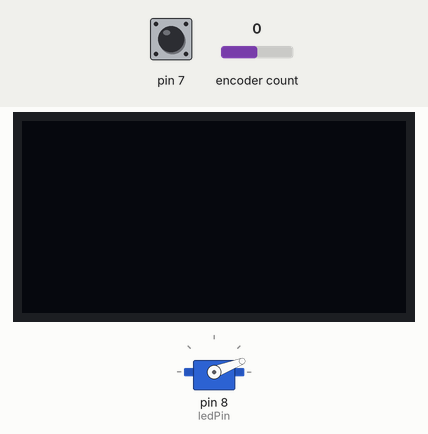
The sketch below on a simulated Arduino Uno, built with avr-gcc and run on an emulated ATmega328P. Parts: 128×64 one-colour display, servo. Wiring (inferred from the names in the program): servo: signal pin 8. Inputs (shaded band) come from the test bench; at power-on: encoder count 0, pin 7 HIGH. Servo pulses on a pin are drawn as a servo (544–2400 µs = 0–180°).

Above: at 1.2 s.
1.3 s: encoder count set to 1
At 1.55 s:
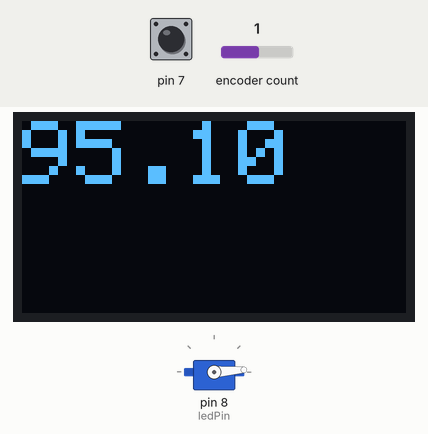
3.5 s: encoder count set to 2
At 4.01 s:
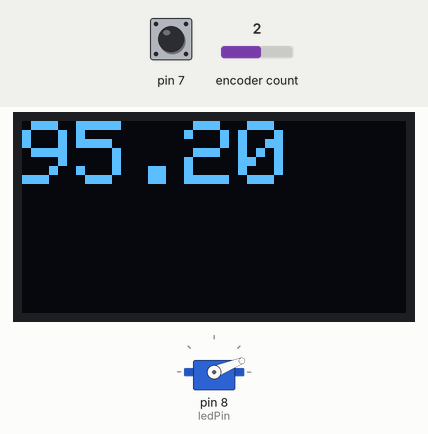
5.0 s: pin 7 pulled LOW for 0.15 s
5.7 s: encoder count set to 3
At 6.91 s:
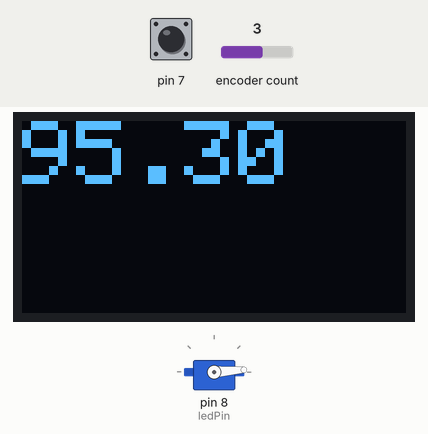
7.2 s: pin 7 pulled LOW for 1 s
Timing chart, 0 to 9.8 s (numbered marks = the images above; inputs shaded):
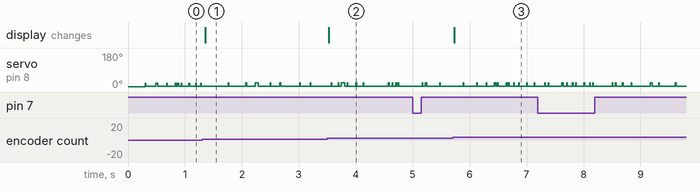

Measured:
- after the input at 1.3 s, the display: changes after 0.06 s (image 1)
- after the input at 3.5 s, the display: changes at once (image 2)
- after the input at 5.7 s, the display: changes at once (image 3)

The sketch:

sketch_mar10b.ino
```cpp
#include <Servo.h>
#include <SPI.h>
#include <Wire.h>
#include <Adafruit_GFX.h>
#include <Adafruit_SSD1306.h>
#include <Adafruit_I2CDevice.h>
#include <GyverEncoder.h>

#define SCREEN_WIDTH 128 // OLED display width, in pixels
#define SCREEN_HEIGHT 64 // OLED display height, in pixels

// Declaration for an SSD1306 display connected to I2C (SDA, SCL pins)
#define OLED_RESET     4 // Reset pin # (or -1 if sharing Arduino reset pin)
Adafruit_SSD1306 display(SCREEN_WIDTH, SCREEN_HEIGHT, &Wire, OLED_RESET);

Encoder encoder(5, 6, 7);
#define ledPin 8
int potpin = A0;  // analog pin used to connect the potentiometer

void setup() {
  Serial.begin(9600);
  pinMode(ledPin, OUTPUT);

  encoder.setType(TYPE1);
  //encoder.setTickMode(AUTO);

  // SSD1306_SWITCHCAPVCC = generate display voltage from 3.3V internally
  if(!display.begin(SSD1306_SWITCHCAPVCC, 0x3C)) { // Address 0x3D for 128x64
    Serial.println(F("SSD1306 allocation failed"));
    for(;;); // Don't proceed, loop forever
  }

  // Show initial display buffer contents on the screen --
  // the library initializes this with an Adafruit splash screen.
  display.clearDisplay();
}

float f = 95;    // variable to read the value from the analog pin
long LEDt = 0, LEDduration = 400, LEDspacing = int(1000000/f);
boolean LEDstate = false;

void loop() {
  float scaler = 1;
  boolean changed = false;
  encoder.tick();
  if(encoder.isTurn()) changed = true;
  if(encoder.isRight()) f+= 0.1*scaler;
  if(encoder.isLeft()) f -= 0.1*scaler;
  if(encoder.isRightH()) f+= 1*scaler;
  if(encoder.isLeftH()) f -= 1*scaler;
  f = abs(f);

  LEDspacing = max(int(1000000/f) - LEDduration, 10);

  if(LEDstate && micros() - LEDt > LEDduration) {
    LEDt = micros();
    LEDstate = !LEDstate;
    digitalWrite(ledPin, LEDstate);
  }

  else if(!LEDstate && micros() - LEDt > LEDspacing) {
    LEDt = micros();
    LEDstate = !LEDstate;
    digitalWrite(ledPin, LEDstate);
  }

  if(changed) {
    display.clearDisplay();
  display.setTextSize(3);             // Normal 1:1 pixel scale
  display.setTextColor(SSD1306_WHITE);        // Draw white text
  display.setCursor(0,0);             // Start at top-left corner
  display.println(f);
  display.display();
  }

}

//0 - 530
```
